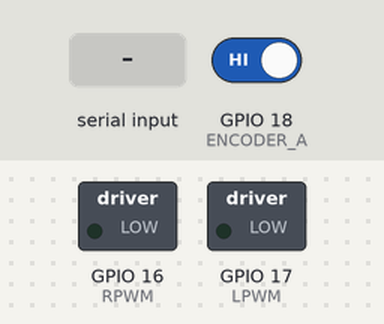
Bench run of a sketch on a simulated ESP32. Shown: switched loads named in the sketch (green lamp = pin HIGH). Inputs (shaded band) come from the test bench; at power-on: GPIO 18 (ENCODER_A) HIGH. What the sketch prints to the serial monitor is not drawn.

Above: at 1.2 s.
1.3 s: "<v,1>" received over Serial
At 1.8 s:
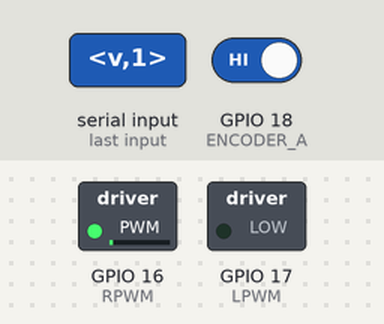
2.8 s: "<a,150>" received over Serial
At 3.3 s:
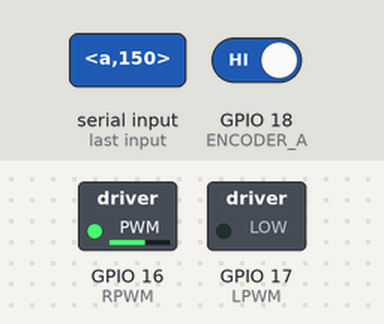
5.0 s: "<v,150>" received over Serial
At 5.9 s:
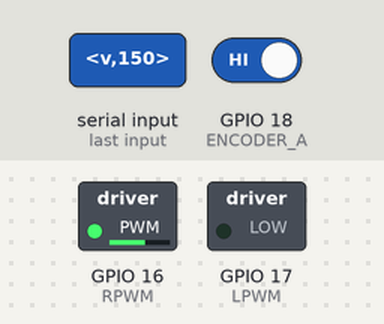
6.5 s: "<a,1>" received over Serial
At 7.0 s:
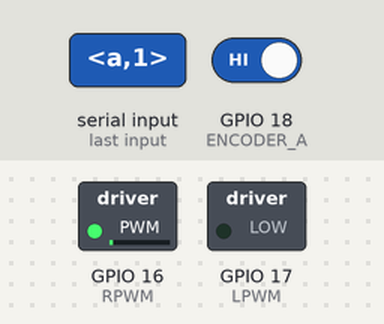
Timing chart, 0 to 9.5 s (numbered marks = the images above; inputs shaded):
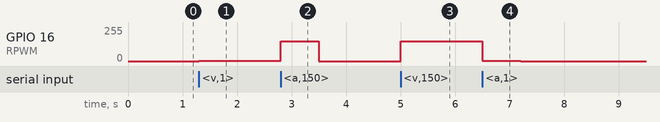

The sketch:

dc_motor_controller.ino
```cpp
// DC Motor Controller for IBT-2 + Encoder
// Serial protocol (same format as stepper firmware):
//   <v,PWM>   set motor velocity, PWM = -255 to 255
//   <h,0>     reset encoder position to 0
//   <p,0>     return current encoder position
//   <a,PWM>   acceleration burst test (ESP32-timed sampling, dumps CSV)
// All commands are echoed back after execution.
//
// Position streaming (added 2026-06-23):
//   The controller AUTO-PUSHES the encoder position as "P<pos>\n" at ~100 Hz,
//   without being asked. The Pi reads this stream in a background thread and
//   caches the latest value, so the control loop never blocks on a <p,0>
//   round-trip. The <p,0> query path is kept for backward compatibility.

const int RPWM = 16;
const int LPWM = 17;
const int ENCODER_A = 18;
const int ENCODER_B = 19;

volatile long encoderPos = 0;

// ── Acceleration burst test (command <a,PWM>) ─────
// ESP32-side self-timed sampling: micros() + own encoder into RAM, no serial
// in the timing loop, so Pi<->ESP32 latency does NOT affect the measurement.
const unsigned int  ACCEL_SAMPLE_US  = 1000;   // 1 ms sampling grid
const long          ACCEL_MAX_PULSES = 962;    // auto-brake at ~22 cm for current 80T setup
const unsigned long ACCEL_MAX_MS     = 700;    // time backstop
const int           ACCEL_MAX_SAMPLES = 800;   // 800*(4+4) = 6.4 KB
unsigned long accel_t[ACCEL_MAX_SAMPLES];      // microseconds since step
long          accel_pos[ACCEL_MAX_SAMPLES];    // encoder pulses

void IRAM_ATTR encoderISR() {
  if (digitalRead(ENCODER_B) == HIGH) {
    encoderPos++;
  } else {
    encoderPos--;
  }
}

// ── Serial parser ─────────────────────────────────
const byte MAX_CHARS = 32;
char receivedChars[MAX_CHARS];
char tempChars[MAX_CHARS];
bool newData = false;

char messageType[4];
long messageValue = 0;

void recvWithStartEndMarkers() {
  static bool recvInProgress = false;
  static byte ndx = 0;
  char startMarker = '<';
  char endMarker = '>';
  char rc;

  while (Serial.available() > 0 && !newData) {
    rc = Serial.read();
    if (recvInProgress) {
      if (rc != endMarker) {
        receivedChars[ndx++] = rc;
        if (ndx >= MAX_CHARS) ndx = MAX_CHARS - 1;
      } else {
        receivedChars[ndx] = '\0';
        ndx = 0;
        recvInProgress = false;
        newData = true;
      }
    } else if (rc == startMarker) {
      recvInProgress = true;
    }
  }
}

void parseData() {
  char *strtokIdx;
  strtokIdx = strtok(tempChars, ",");
  strncpy(messageType, strtokIdx, sizeof(messageType) - 1);
  strtokIdx = strtok(NULL, ",");
  messageValue = atol(strtokIdx);
}

// ── Motor control ─────────────────────────────────
void setMotor(int pwm) {
  pwm = constrain(pwm, -255, 255);
  if (pwm > 0) {
    analogWrite(RPWM, pwm);
    analogWrite(LPWM, 0);
  } else if (pwm < 0) {
    analogWrite(RPWM, 0);
    analogWrite(LPWM, -pwm);
  } else {
    analogWrite(RPWM, 0);
    analogWrite(LPWM, 0);
  }
}

// ── Command handlers ──────────────────────────────
void cmd_velocity() {
  setMotor((int)messageValue);
}

void cmd_home() {
  setMotor(0);
  encoderPos = 0;
}

void cmd_position() {
  Serial.print(encoderPos);
  Serial.print('\n');
}

// Acceleration burst: apply <a,PWM> step from rest, sample (micros, encoderPos)
// at a true 1 ms grid into RAM, auto-brake at distance/time limit, dump CSV.
void cmd_accel() {
  int pwm = constrain((int)messageValue, -255, 255);
  encoderPos = 0;
  int n = 0;
  unsigned long t0 = micros();
  unsigned long next = 0;
  setMotor(pwm);                                  // t=0 is stamped here, locally
  while (n < ACCEL_MAX_SAMPLES) {
    while ((micros() - t0) < next) { /* busy-wait to the 1 ms grid */ }
    unsigned long t = micros() - t0;
    long p = encoderPos;                          // volatile read
    accel_t[n]   = t;
    accel_pos[n] = p;
    n++;
    next += ACCEL_SAMPLE_US;
    if (labs(p) >= ACCEL_MAX_PULSES) break;        // distance auto-brake
    if (t >= ACCEL_MAX_MS * 1000UL) break;         // time backstop
  }
  setMotor(0);                                     // brake (both PWM low)

  Serial.print("ACCEL_BEGIN,pwm=");
  Serial.print(pwm);
  Serial.print(",n=");
  Serial.println(n);
  Serial.println("t_us,pos_pulses");
  for (int i = 0; i < n; i++) {
    Serial.print(accel_t[i]);
    Serial.print(',');
    Serial.println(accel_pos[i]);
  }
  Serial.println("ACCEL_END");
}

void returnParsedData() {
  // Echo back the command so Python can confirm receipt
  Serial.print('<');
  Serial.print(messageType);
  Serial.print(',');
  Serial.print(messageValue);
  Serial.print('>');
  Serial.print('\n');
}

// ── Setup & loop ──────────────────────────────────
void setup() {
  // Set motor pins LOW immediately — before anything else —
  // to prevent motor running during bootloader/init phase.
  pinMode(RPWM, OUTPUT);
  pinMode(LPWM, OUTPUT);
  analogWrite(RPWM, 0);
  analogWrite(LPWM, 0);

  // 2026-06-05: raise PWM from default (~1 kHz) to 20 kHz.
  // Motor L/R ≈ 5 ms — at 1 kHz current never reaches DC equiv,
  // giving only ~5 N effective force (1/26 of nameplate 139 N).
  // 20 kHz is above the motor electrical bandwidth and well below
  // the BTS7960 driver limit (~25 kHz).
  analogWriteFrequency(RPWM, 20000);
  analogWriteFrequency(LPWM, 20000);

  Serial.begin(115200);
  pinMode(ENCODER_A, INPUT_PULLUP);
  pinMode(ENCODER_B, INPUT_PULLUP);
  attachInterrupt(digitalPinToInterrupt(ENCODER_A), encoderISR, RISING);
  Serial.println("DC Motor Controller Ready");
  Serial.println("PWM frequency: 20000 Hz (firmware build 2026-06-05)");
}

// Auto-push position so the Pi never has to block on a <p,0> round-trip.
// "P<pos>\n" — distinct from command echoes (which start with '<'), so the
// Pi's background reader can pick position lines out of the mixed stream.
const unsigned long POS_PUSH_INTERVAL_MS = 10;   // ~100 Hz
unsigned long lastPosPush = 0;

void pushPosition() {
  unsigned long nowMs = millis();
  if (nowMs - lastPosPush >= POS_PUSH_INTERVAL_MS) {
    lastPosPush = nowMs;
    Serial.print('P');
    Serial.print(encoderPos);   // 32-bit volatile long: read is atomic on ESP32
    Serial.print('\n');
  }
}

void loop() {
  recvWithStartEndMarkers();
  if (newData) {
    strcpy(tempChars, receivedChars);
    parseData();

    if (strcmp(messageType, "v") == 0) {
      cmd_velocity();
    } else if (strcmp(messageType, "h") == 0) {
      cmd_home();
    } else if (strcmp(messageType, "p") == 0) {
      cmd_position();
    } else if (strcmp(messageType, "a") == 0) {
      cmd_accel();
    }

    returnParsedData();
    newData = false;
  }

  pushPosition();
}
```

Measured:
- after the input at 1.3 s, GPIO 16 (RPWM): 0/255 → 1/255 at once
- after the input at 2.8 s, GPIO 16 (RPWM): 1/255 → 150/255 at once, → 0/255 0.70 s later
- after the input at 5.0 s, GPIO 16 (RPWM): 0/255 → 150/255 at once
- after the input at 6.5 s, GPIO 16 (RPWM): 150/255 → 1/255 at once, → 0/255 0.70 s later
